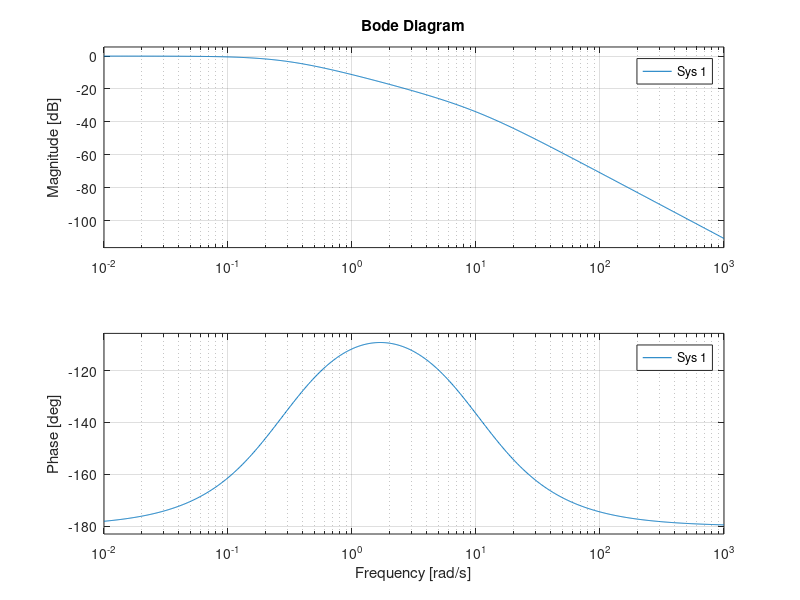
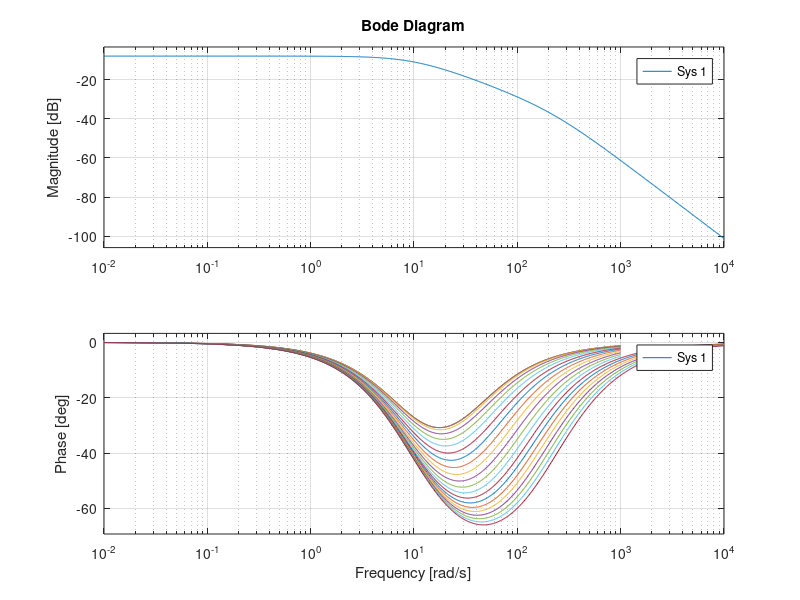
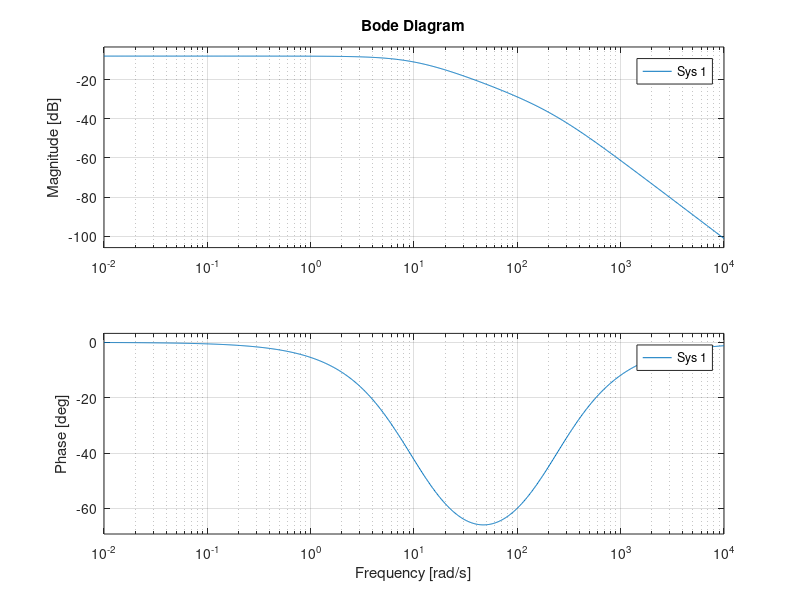

These charts were generated, in order, by the following MATLAB code:
clear all
close all

W2 = tf([2],[1 10]);
W1 = tf([1],[1 1]);
P = tf([1],[1 -1]);
C = 5/7;
beta = 2;

L = P*C;
T = L/(1+L);
S = 1/(1+L);
figure(1)
%bode(2*W2*T)
bode(beta*W2*T)
hold on


%% Bode per vari valori del controllore

figure(2)
C = -30;
for i= 0:1:20
   
    L = P*C;
    T = L/(1+L);
    hold on
    bode(beta*W2*T)
    C = C-i;
    
end

%%

C = -0.7;
figure(3)
bode(2*W2*T)
% nyquist(W2*T)

% norm(2*W2*T,inf)
